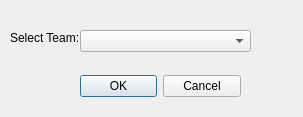
<?xml version="1.0" encoding="UTF-8"?>
<ui version="4.0">
 <class>OpenTeamDialog</class>
 <widget class="QDialog" name="OpenTeamDialog">
  <property name="geometry">
   <rect>
    <x>0</x>
    <y>0</y>
    <width>303</width>
    <height>117</height>
   </rect>
  </property>
  <property name="windowTitle">
   <string>Open Team</string>
  </property>
  <widget class="QDialogButtonBox" name="buttonBox">
   <property name="geometry">
    <rect>
     <x>80</x>
     <y>70</y>
     <width>161</width>
     <height>32</height>
    </rect>
   </property>
   <property name="orientation">
    <enum>Qt::Horizontal</enum>
   </property>
   <property name="standardButtons">
    <set>QDialogButtonBox::Cancel|QDialogButtonBox::Ok</set>
   </property>
  </widget>
  <widget class="QLabel" name="label">
   <property name="geometry">
    <rect>
     <x>10</x>
     <y>30</y>
     <width>71</width>
     <height>16</height>
    </rect>
   </property>
   <property name="text">
    <string>Select Team:</string>
   </property>
  </widget>
  <widget class="QComboBox" name="comboBox">
   <property name="geometry">
    <rect>
     <x>80</x>
     <y>30</y>
     <width>171</width>
     <height>22</height>
    </rect>
   </property>
  </widget>
 </widget>
 <resources/>
 <connections>
  <connection>
   <sender>buttonBox</sender>
   <signal>accepted()</signal>
   <receiver>OpenTeamDialog</receiver>
   <slot>accept()</slot>
   <hints>
    <hint type="sourcelabel">
     <x>248</x>
     <y>254</y>
    </hint>
    <hint type="destinationlabel">
     <x>157</x>
     <y>274</y>
    </hint>
   </hints>
  </connection>
  <connection>
   <sender>buttonBox</sender>
   <signal>rejected()</signal>
   <receiver>OpenTeamDialog</receiver>
   <slot>reject()</slot>
   <hints>
    <hint type="sourcelabel">
     <x>316</x>
     <y>260</y>
    </hint>
    <hint type="destinationlabel">
     <x>286</x>
     <y>274</y>
    </hint>
   </hints>
  </connection>
 </connections>
</ui>
